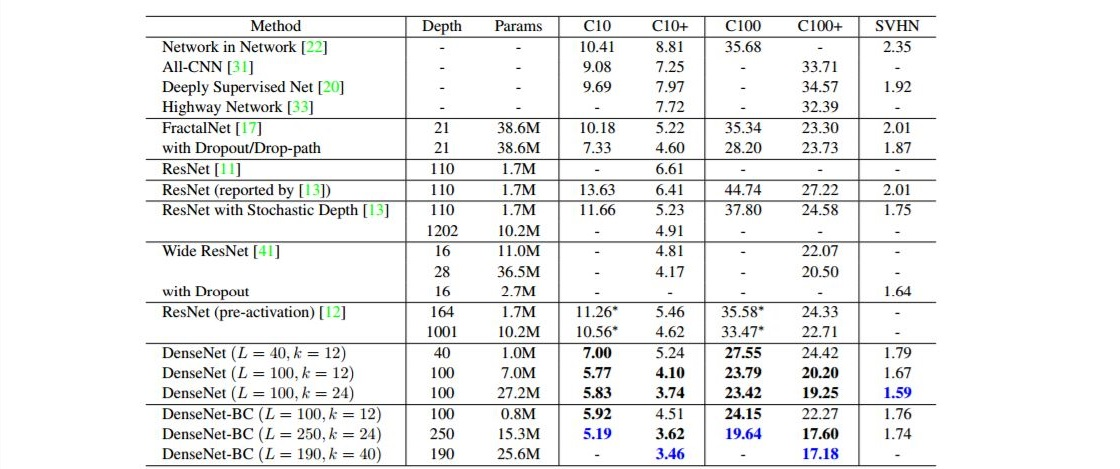
#> input picture gender_recognition_framework/training/DenseNet/images/accuracy_densenet.JPG, 1120 x 469 px; its folder holds only this picture in this run
$ python -i DataAugmentation_Preprocessing.py   (imports and definitions only)
#> lines starting #> are read from the running program, lines starting #| are printed output that depends on the picture
#> further down, picture is the input picture: shape (469, 1120, 3); mean B, G, R 239.1, 239.4, 239.1
#from TFRecordBilanciato import *
import numpy as np
import cv2
import random
from Tools import*


def contrast(image):
    # CLAHE (Contrast Limited Adaptive Histogram Equalization)
    clahe = cv2.createCLAHE(clipLimit=2, tileGridSize=(8, 8))
    lab = cv2.cvtColor(image, cv2.COLOR_BGR2LAB)  # convert from BGR to LAB color space
#> lab: shape (469, 1120, 3); mean of channels 0, 1, 2 240.2, 127.9, 128.1
    l, a, b = cv2.split(lab)  # split on 3 different channels
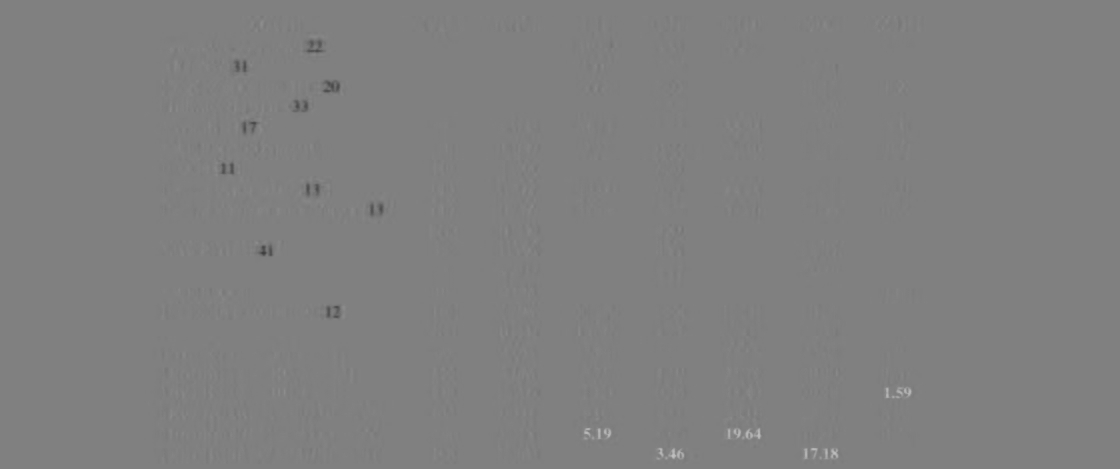
#> a: shape (469, 1120); min 63, max 192, mean 127.9
    l2 = clahe.apply(l)  # apply CLAHE to the L-channel
    lab = cv2.merge((l2, a, b))  # merge channels
#> lab: shape (469, 1120, 3); mean of channels 0, 1, 2 236.6, 127.9, 128.1
    contrast_image = cv2.cvtColor(lab, cv2.COLOR_LAB2BGR)  # convert from LAB to BGR

    return contrast_image


# [56 lines left out: functions white_balance, random_gaussian_noise, random_brightness, random_flip, hue_image, erosion_image, not called in this run]


def bileteralBlur(image, d=40, color=75, space=75):
    image = cv2.bilateralFilter(image, d, color, space)
    return image


# [89 lines left out: functions salt_and_paper_image, sharpen_image, top_hat_image, shear_image, basic_augmentation, medium_augmentation and 2 more, not called in this run]

>>> import cv2
>>> picture = cv2.imread('../gender_recognition_framework/training/DenseNet/images/accuracy_densenet.JPG')
>>> result = contrast(picture)

$ run again, on gender_recognition_framework/training/DenseNet/images/dense_net.JPG
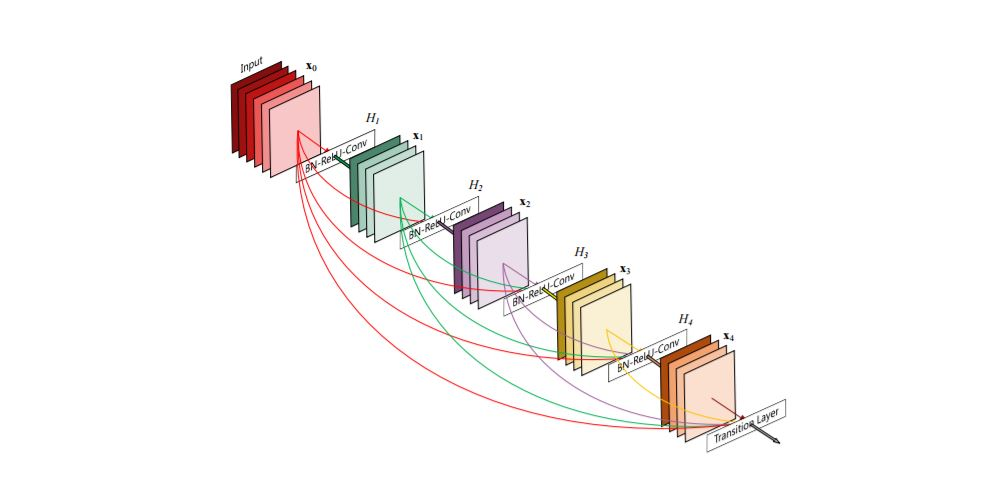
#> input picture gender_recognition_framework/training/DenseNet/images/dense_net.JPG, 1003 x 480 px
#> picture is the input picture: shape (480, 1003, 3); mean B, G, R 245.5, 246.6, 249
#> in contrast, `l, a, b = cv2.split(lab)`:
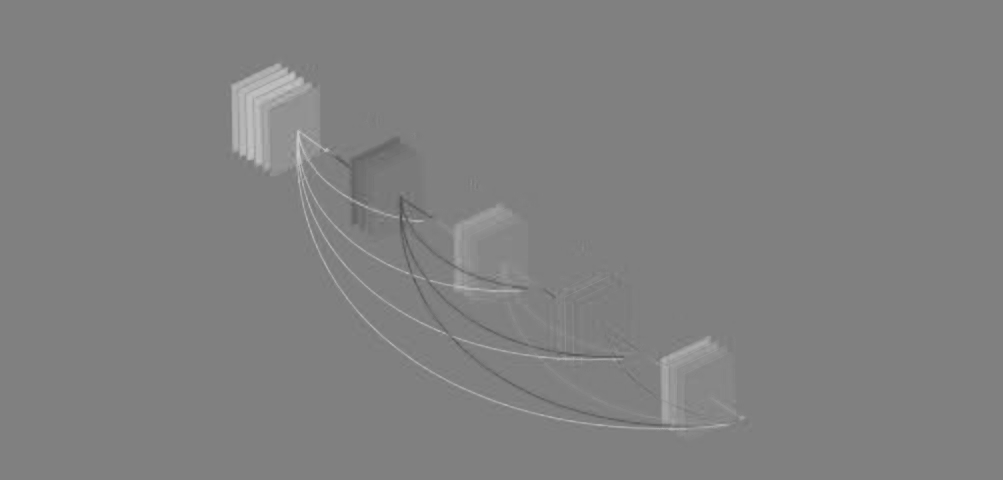
#> a: shape (480, 1003); min 80, max 202, mean 128.8
#> in contrast, `contrast_image = cv2.cvtColor(lab, cv2.COLOR_LAB2BGR)`:
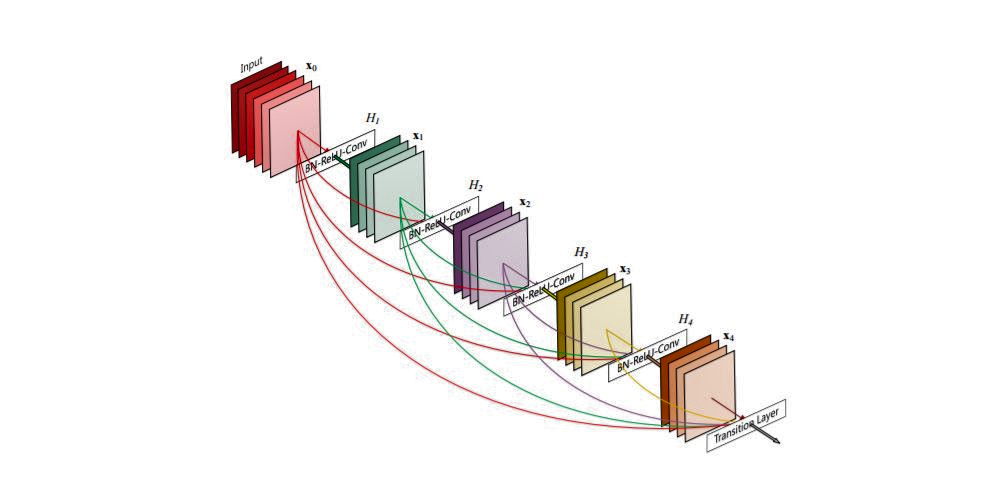
#> contrast_image: shape (480, 1003, 3); mean B, G, R 243.1, 244.1, 246.5
